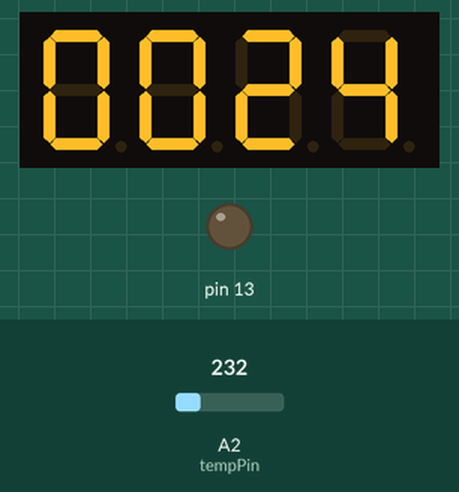
Bench run of a sketch on a simulated Arduino Uno, built with avr-gcc and run on an emulated ATmega328P. On the bench: 4-digit seven-segment display, output pins drawn as LEDs (lit = HIGH). Wiring (inferred from the names in the program): 4-digit 7-segment display, segments lit when LOW: segments A1, pin 3, pin 4, pin 5, A0, pin 7, pin 8; digit selects pin 11, pin 10, pin 9, pin 6. The test bench sets the inputs (shaded band); at power-on: A2 (tempPin) = 232. The segment pins are drawn as the display they are named for; pins used as bus, display or sensor lines are not drawn.

Above: at 1.2 s.
1.3 s: A2 (tempPin) set to 250
At 2.5 s:
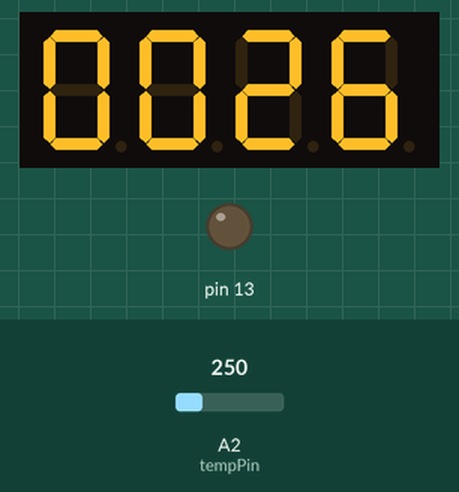
2.8 s: A2 (tempPin) set to 266
4.3 s: A2 (tempPin) set to 290
At 5.1 s:
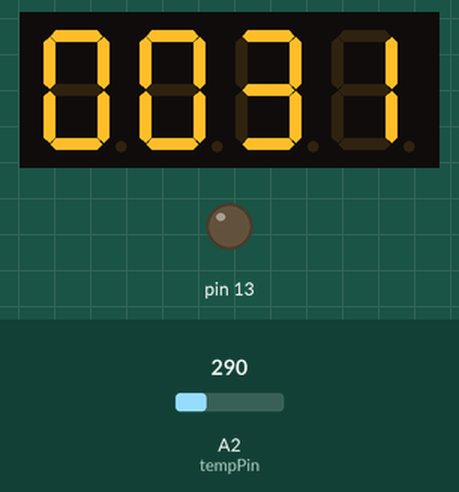
Timing chart, 0 to 7.3 s (numbered marks = the images above; inputs shaded):
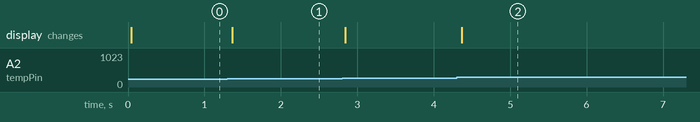

The sketch:

temperature.ino
```cpp
//Declarer les pins qui representent les Digits
int digit1 = 11;
int digit2 = 10;
int digit3 = 9;
int digit4 = 6;

//Declarer les pins qui representent les segments des digits
int segA = A1;
int segB = 3;
int segC = 4;
int segD = 5;
int segE = A0;
int segF = 7;
int segG = 8;

//Variables qui representent la temperature
float tempC;
int reading;
//La pine qui recoit la temperature du Capteur(LM35)
int tempPin = A2;

void setup() {

  pinMode(segA, OUTPUT);
  pinMode(segB, OUTPUT);
  pinMode(segC, OUTPUT);
  pinMode(segD, OUTPUT);
  pinMode(segE, OUTPUT);
  pinMode(segF, OUTPUT);
  pinMode(segG, OUTPUT);

  pinMode(digit1, OUTPUT);
  pinMode(digit2, OUTPUT);
  pinMode(digit3, OUTPUT);
  pinMode(digit4, OUTPUT);

  pinMode(13, OUTPUT);


 analogReference(INTERNAL);
  Serial.begin(9600);

}

void loop() {

  //La variable tempC = la temperature
  reading = analogRead(tempPin);
  tempC = reading / 9.31;
  displayNumber (tempC);

  //Allumer une led si la temperature est plus grande ou eguale a 24
  if (tempC >= 24){
    digitalWrite(2, HIGH);
  }//Sinon etaindre la led
  else{
    digitalWrite(2, LOW);
  }
}
//Allumer les digits de la temperature
void displayNumber(int toDisplay) {
#define DISPLAY_BRIGHTNESS  500

#define DIGIT_ON  HIGH
#define DIGIT_OFF  LOW

  long beginTime = millis();

  for(int digit = 4 ; digit > 0 ; digit--) {

    //Allumer les digits pour un court lapse de temps
    switch(digit) {
    case 1:
      digitalWrite(digit1, DIGIT_ON);
      break;
    case 2:
      digitalWrite(digit2, DIGIT_ON);
      break;
    case 3:
      digitalWrite(digit3, DIGIT_ON);
      break;
    case 4:
      digitalWrite(digit4, DIGIT_ON);
      break;
    }

    //Allumer les segments pour le digit
    lightNumber(toDisplay % 10);
    toDisplay /= 10;

    delayMicroseconds(DISPLAY_BRIGHTNESS);

    //Fermer tous les segements
    lightNumber(10);

    //Fermer tous les Digits
    digitalWrite(digit1, DIGIT_OFF);
    digitalWrite(digit2, DIGIT_OFF);
    digitalWrite(digit3, DIGIT_OFF);
    digitalWrite(digit4, DIGIT_OFF);
  }

  while( (millis() - beginTime) < 10) ;
  //Attendre 20ms avant de réalumer les digits
}

//Allumer les segments pour chaque numero dans les digits
void lightNumber(int numberToDisplay) {

#define SEGMENT_ON  LOW
#define SEGMENT_OFF HIGH

  switch (numberToDisplay){

  case 0:
    digitalWrite(segA, SEGMENT_ON);
    digitalWrite(segB, SEGMENT_ON);
    digitalWrite(segC, SEGMENT_ON);
    digitalWrite(segD, SEGMENT_ON);
    digitalWrite(segE, SEGMENT_ON);
    digitalWrite(segF, SEGMENT_ON);
    digitalWrite(segG, SEGMENT_OFF);
    break;

  case 1:
    digitalWrite(segA, SEGMENT_OFF);
    digitalWrite(segB, SEGMENT_ON);
    digitalWrite(segC, SEGMENT_ON);
    digitalWrite(segD, SEGMENT_OFF);
    digitalWrite(segE, SEGMENT_OFF);
    digitalWrite(segF, SEGMENT_OFF);
    digitalWrite(segG, SEGMENT_OFF);
    break;

  case 2:
    digitalWrite(segA, SEGMENT_ON);
    digitalWrite(segB, SEGMENT_ON);
    digitalWrite(segC, SEGMENT_OFF);
    digitalWrite(segD, SEGMENT_ON);
    digitalWrite(segE, SEGMENT_ON);
    digitalWrite(segF, SEGMENT_OFF);
    digitalWrite(segG, SEGMENT_ON);
    break;

  case 3:
    digitalWrite(segA, SEGMENT_ON);
    digitalWrite(segB, SEGMENT_ON);
    digitalWrite(segC, SEGMENT_ON);
    digitalWrite(segD, SEGMENT_ON);
    digitalWrite(segE, SEGMENT_OFF);
    digitalWrite(segF, SEGMENT_OFF);
    digitalWrite(segG, SEGMENT_ON);
    break;

  case 4:
    digitalWrite(segA, SEGMENT_OFF);
    digitalWrite(segB, SEGMENT_ON);
    digitalWrite(segC, SEGMENT_ON);
    digitalWrite(segD, SEGMENT_OFF);
    digitalWrite(segE, SEGMENT_OFF);
    digitalWrite(segF, SEGMENT_ON);
    digitalWrite(segG, SEGMENT_ON);
    break;

  case 5:
    digitalWrite(segA, SEGMENT_ON);
    digitalWrite(segB, SEGMENT_OFF);
    digitalWrite(segC, SEGMENT_ON);
    digitalWrite(segD, SEGMENT_ON);
    digitalWrite(segE, SEGMENT_OFF);
    digitalWrite(segF, SEGMENT_ON);
    digitalWrite(segG, SEGMENT_ON);
    break;

  case 6:
    digitalWrite(segA, SEGMENT_ON);
    digitalWrite(segB, SEGMENT_OFF);
    digitalWrite(segC, SEGMENT_ON);
    digitalWrite(segD, SEGMENT_ON);
    digitalWrite(segE, SEGMENT_ON);
    digitalWrite(segF, SEGMENT_ON);
    digitalWrite(segG, SEGMENT_ON);
    break;

  case 7:
    digitalWrite(segA, SEGMENT_ON);
    digitalWrite(segB, SEGMENT_ON);
    digitalWrite(segC, SEGMENT_ON);
    digitalWrite(segD, SEGMENT_OFF);
    digitalWrite(segE, SEGMENT_OFF);
    digitalWrite(segF, SEGMENT_OFF);
    digitalWrite(segG, SEGMENT_OFF);
    break;

  case 8:
    digitalWrite(segA, SEGMENT_ON);
    digitalWrite(segB, SEGMENT_ON);
    digitalWrite(segC, SEGMENT_ON);
    digitalWrite(segD, SEGMENT_ON);
    digitalWrite(segE, SEGMENT_ON);
    digitalWrite(segF, SEGMENT_ON);
    digitalWrite(segG, SEGMENT_ON);
    break;

  case 9:
    digitalWrite(segA, SEGMENT_ON);
    digitalWrite(segB, SEGMENT_ON);
    digitalWrite(segC, SEGMENT_ON);
    digitalWrite(segD, SEGMENT_ON);
    digitalWrite(segE, SEGMENT_OFF);
    digitalWrite(segF, SEGMENT_ON);
    digitalWrite(segG, SEGMENT_ON);
    break;

  case 10:
    digitalWrite(segA, SEGMENT_OFF);
    digitalWrite(segB, SEGMENT_OFF);
    digitalWrite(segC, SEGMENT_OFF);
    digitalWrite(segD, SEGMENT_OFF);
    digitalWrite(segE, SEGMENT_OFF);
    digitalWrite(segF, SEGMENT_OFF);
    digitalWrite(segG, SEGMENT_OFF);
    break;
  }
}
```

Measured:
- after the input at 1.3 s, the display: changes after 0.07 s (image 1)
- after the input at 4.3 s, the display: changes after 0.07 s (image 2)
